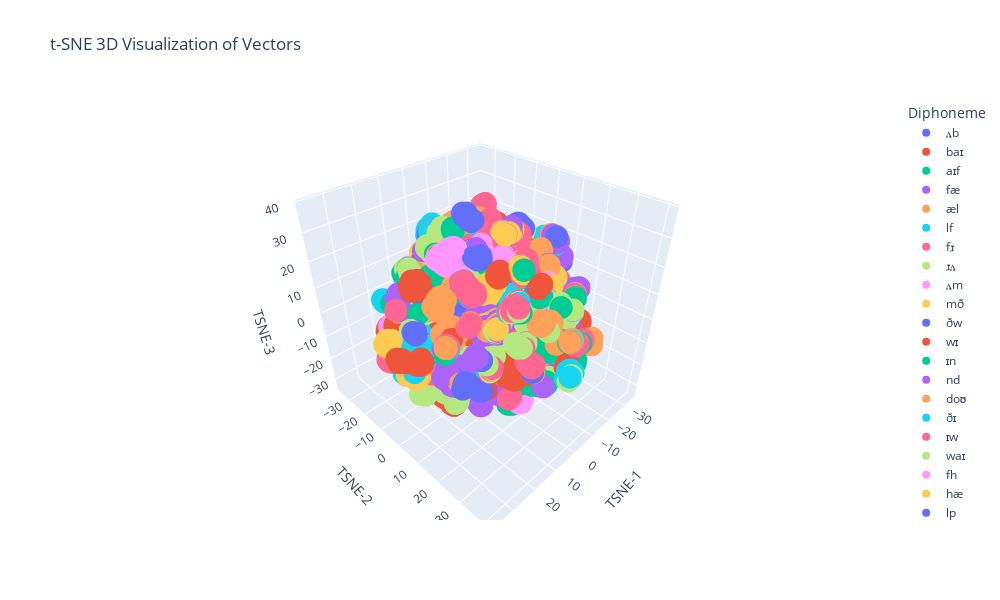

Notebook code cell kept with this figure:
### Code cell
fig = px.scatter_3d(df, x='TSNE-1', y='TSNE-2', z='TSNE-3', color='Diphoneme', 
                    title='t-SNE 3D Visualization of Vectors',
                    labels={'Label': 'ID + Sentence'},width=1000,height=600)#Label
fig.show()
